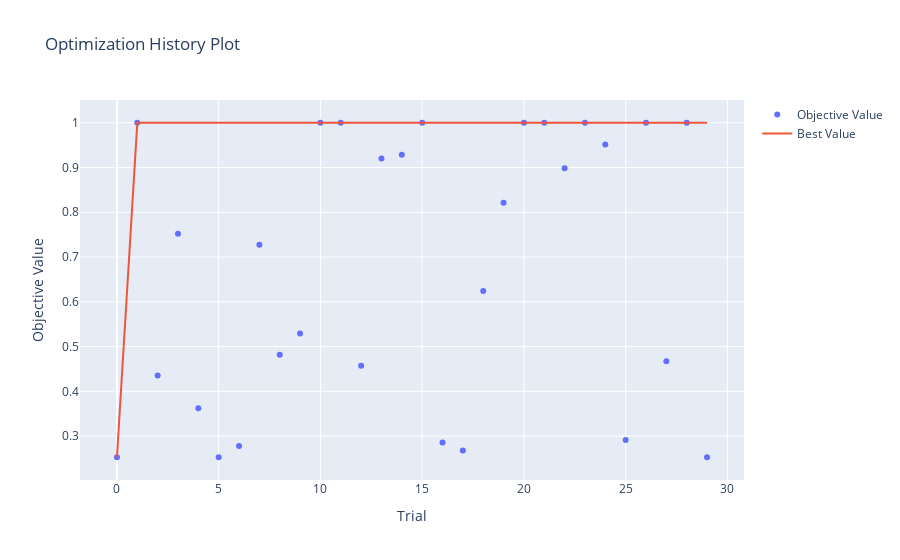

Notebook code cell kept with this figure:
### Code cell
# Plot optimization history
plot_optimization_history = vis.plot_optimization_history(study)
plot_optimization_history.show()

### Figure 1 — Plotly figure (JSON) as saved in the notebook; plotly's stock layout.template omitted (floating-point values rounded to 4 significant figures)
{"data": [{"mode": "markers", "name": "Objective Value", "type": "scatter", "x": [0, 1, 2, 3, 4, 5, 6, 7, 8, 9, 10, 11, 12, 13, 14, 15, 16, 17, 18, 19, 20, 21, 22, 23, 24, 25, 26, 27, 28, 29], "y": [0.2528, 1, 0.4356, 0.7519, 0.3624, 0.2528, 0.2778, 0.7274, 0.4819, 0.5293, 1, 1, 0.457, 0.9201, 0.9286, 1, 0.286, 0.2676, 0.624, 0.8211, 1, 1, 0.8981, 1, 0.9512, 0.2914, 1, 0.4674, 1, 0.2528]}, {"name": "Best Value", "type": "scatter", "x": [0, 1, 2, 3, 4, 5, 6, 7, 8, 9, 10, 11, 12, 13, 14, 15, 16, 17, 18, 19, 20, 21, 22, 23, 24, 25, 26, 27, 28, 29], "y": [0.2528, 1, 1, 1, 1, 1, 1, 1, 1, 1, 1, 1, 1, 1, 1, 1, 1, 1, 1, 1, 1, 1, 1, 1, 1, 1, 1, 1, 1, 1]}], "layout": {"title": {"text": "Optimization History Plot"}, "xaxis": {"title": {"text": "Trial"}}, "yaxis": {"title": {"text": "Objective Value"}}}}
